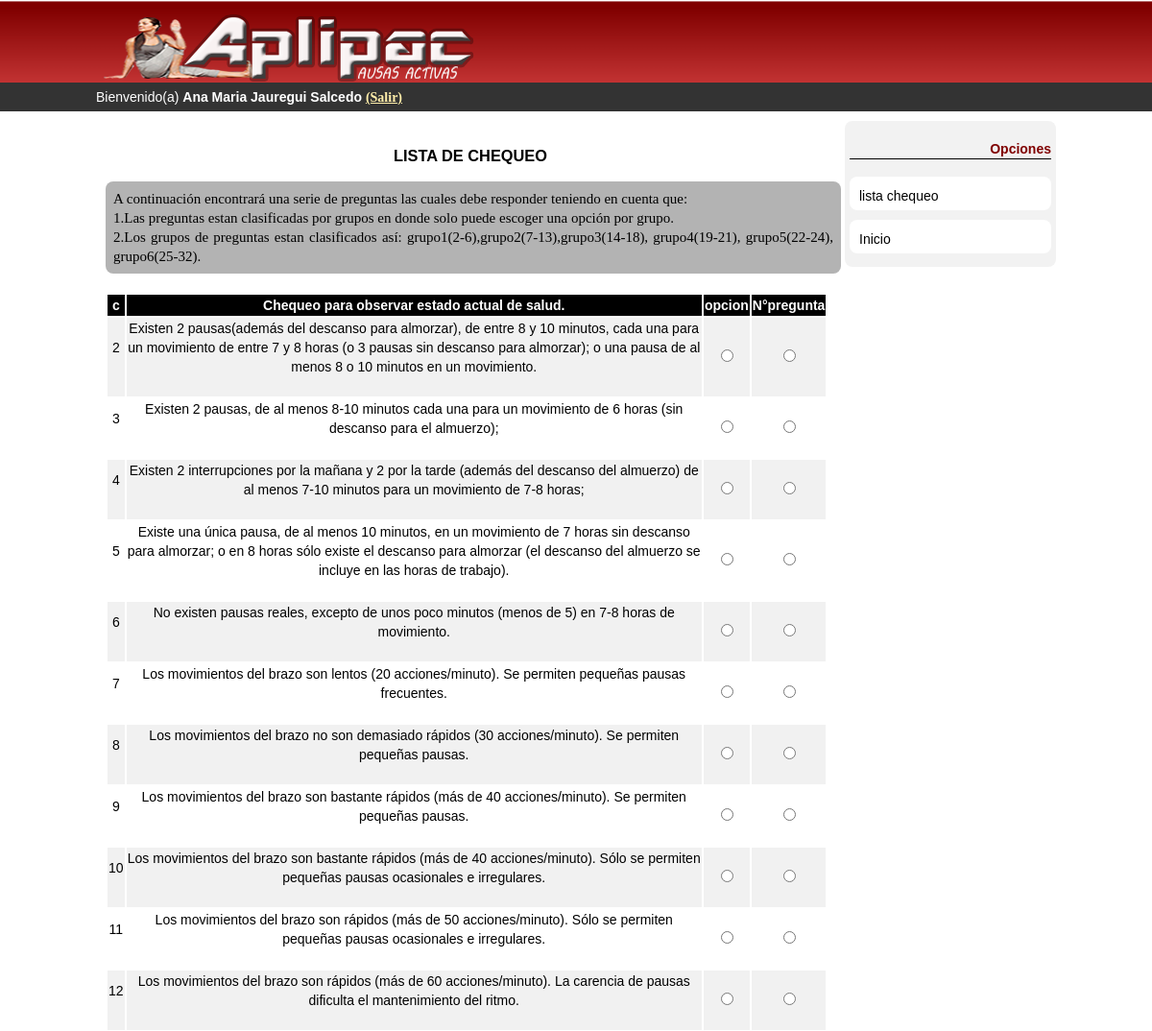
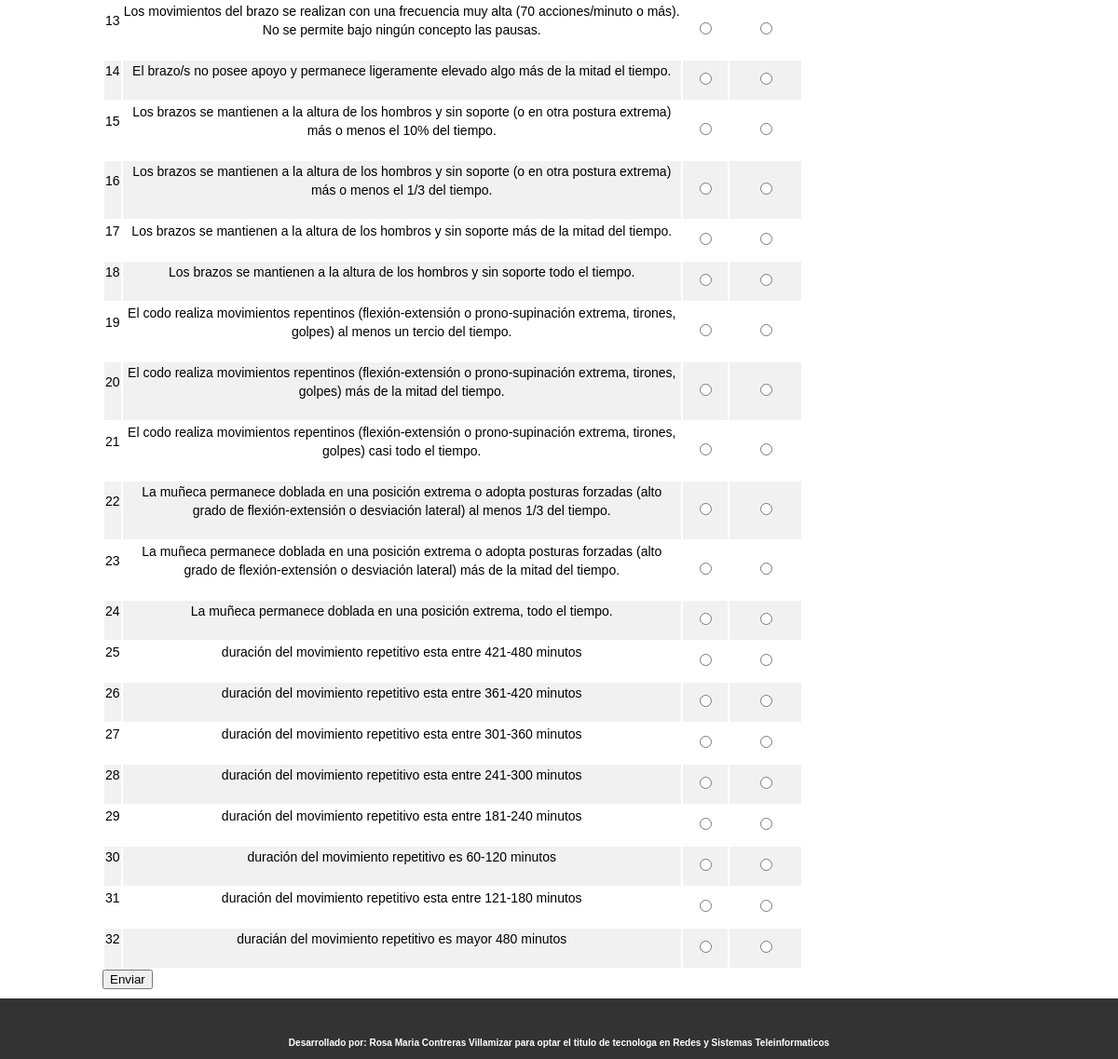
Screenshot of /page.php?op=8 (signed in) with the database file from the repository (2 pictures, top to bottom).
### tables this page shows
CREATE TABLE IF NOT EXISTS `Pac_pregunta` (
  `pre_id` int(11) NOT NULL,
  `pre_nom` varchar(300) NOT NULL,
  `pre_tipo` int(11) NOT NULL,
  `pre_valor` float NOT NULL,
  PRIMARY KEY (`pre_id`)
);

### lib/funciones.php (called while the page is built, shortened)
<?php
function execute_sql($sql){
   global $link;
   return mysql_query($sql, $link);
}
function get_result_array($rs){
  return mysql_fetch_array($rs);
}
?>

### mod/listadechequeo/listadechequeo_formulc.php (the view)
<?php
require_once('lib/config.php');
require_once('lib/funciones.php');
?>
<form method="post" action="page.php?op=9" id="chequeo">
<h1><center>LISTA DE CHEQUEO
    </center>
</h1>
<section id="listaA">A continuación encontrará una serie de preguntas las cuales debe responder
teniendo en cuenta que:
<br>
1.Las preguntas estan clasificadas por grupos en donde solo puede escoger una opción por grupo.
<br>
2.Los grupos de preguntas estan clasificados así: grupo1(2-6),grupo2(7-13),grupo3(14-18), grupo4(19-21), grupo5(22-24), grupo6(25-32).
</section>
<br>
<table>
<thead>
<tr>
<td>c</td>
<td>Chequeo para observar estado actual de salud. </td>
<td>opcion</td>
<td>N°pregunta</td>
</tr>
</thead>
<tbody>
<?php
$registro = "select * from Pac_pregunta";
$result1 = execute_sql($registro);
while($reg = get_result_array($result1))
{
if($reg['pre_tipo']==1){
?>
<tr>
   <td>                                          <?php  echo $reg['pre_id'] ."<br><br>";?>       </td>
   <td>                                          <?php  echo $reg['pre_nom']."<br><br>";?>       </td>
   <td><input type="radio" name="rta1"    value="<?php echo $reg['pre_valor']          ;?>"/>    </td>
   <td><input type="radio" name="pre_id1" value="<?php echo $reg['pre_id']             ;?>"/>    </td>
</tr>
<?php
}
if($reg['pre_tipo']==2){
?>
<tr>
<td>                                            <?php  echo $reg['pre_id']. "<br><br>";?>       </td>
<td>                                            <?php  echo $reg['pre_nom']."<br><br>";?>       </td>
<td><input type="radio" name="rta2"      value="<?php  echo $reg['pre_valor']         ;?>"/>    </td>
<td><input type="radio" name="pre_id2"   value="<?php  echo $reg['pre_id']            ;?>"/>    </td>
</tr>
<?php
}
if($reg['pre_tipo']==3){
?>
<tr>
<td>                                            <?php  echo $reg['pre_id'].  "<br><br>";?>       </td>
<td>                                            <?php  echo $reg['pre_nom']. "<br><br>";?>       </td>
<td><input type="radio" name="rta3"      value="<?php  echo $reg['pre_valor']          ;?>"/>    </td>
<td><input  type="radio" name="pre_id3"  value="<?php  echo $reg['pre_id']             ;?>"/>    </td>
</tr>
<?php
}
if($reg['pre_tipo']==4){
?>
<tr>
<td>                                           <?php  echo $reg['pre_id'].    "<br><br>";?>       </td>
<td>                                           <?php  echo $reg['pre_nom'].   "<br><br>";?>       </td>
<td><input type="radio" name="rta4"     value="<?php  echo $reg['pre_valor']            ;?>"/>    </td>
<td><input  type="radio" name="pre_id4" value="<?php  echo $reg['pre_id']               ;?>"/>    </td>
</tr>
<?php
}
if($reg['pre_tipo']==5){
?>
<tr>
<td>                                          <?php  echo $reg['pre_id'].    "<br><br>";?>       </td>
<td>                                          <?php  echo $reg['pre_nom'].   "<br><br>";?>       </td>
<td><input type="radio" name="rta5"    value="<?php  echo $reg['pre_valor']            ;?>"/>    </td>
<td><input type="radio" name="pre_id5" value="<?php  echo $reg['pre_id']               ;?>"/>    </td>
</tr>
<?php
}
if($reg['pre_tipo']==6){
?>
<tr>
<td>                                          <?php echo $reg['pre_id'].     "<br><br>";?>       </td>
<td>                                          <?php echo $reg['pre_nom'].    "<br><br>";?>       </td>
<td><input type="radio" name="rta6"    value="<?php echo $reg['pre_valor']             ;?>"/>    </td>
<td><input type="radio" name="pre_id6" value="<?php echo $reg['pre_id']                ;?>"/>    </td>
</tr>
<?php
}}
?>
</table>
<input class="lista2" type="submit" value="Enviar"/>
</form>

### page.php (shortened to what this page needs)
<?php
require_once('lib/config.php');
require_once('lib/funciones.php');
$op = @$_GET['op'];
?>
<!DOCTYPE html>
<html lang="es">
<head>
</head>
<body>
<header id="head">
   <div id="conthead">
      <img src="css/img/logo11.png" />
   </div>
</header>
<?php
if(isset($_SESSION['sid'])){
?>
<section id="tool">
  <section id="tool1">
    Bienvenido(a)
    <b><?php echo $_SESSION['uname'];?></b>
    <b><a href="index.php">(Salir)</a></b>
  </section>
</section>
<section id="wrapper">
  <section id="wleft">
<?php require_once('accion.php');?>
  </section>
  <section id="wright">
<?php require_once('mod/menu/menu_principal.php');?>
  </section>
</section>
<?php } else { ?>
<section id="wrapper">
  <h1>Debe Iniciar sesion para utilizar el sistema</h1>
</section>
<?php } ?>
<footer id="footer">
 <h6>Desarrollado por:
 Rosa Maria Contreras Villamizar
para optar el titulo de tecnologa en Redes y Sistemas  Teleinformaticos</h6>
</footer>
</body>
</html>

### accion.php (shortened to what this page needs)
<?php
switch($op){
 case 8:
    include('mod/listadechequeo/listadechequeo_formulc.php');
  break;
}
?>

### mod/menu/menu_principal.php (shortened to what this page needs)
<?php
require_once('lib/config.php');
require_once('lib/funciones.php');
$op=$_SESSION['tusid'];
switch($op){
case 2:
include('mod/menu/menu_usuarios.php');
break;
}
?>

### mod/menu/menu_usuarios.php
<header id="menu1">
      <h4><p>Opciones</p></h4>
<ul>
<li><a href="page.php?op=8">lista chequeo</a></li>
<li><a href="page.php">Inicio</a></li>
</ul>
</header>

### css/estilo.css (style rules this page uses)
body { margin:0; padding:0; font-family:arial; font-size:14px; line-height:20px; }
#head { width:100%; height:86px; background:url('img/pixheader.png') repeat-x; margin:0 auto; }
#conthead { width:1000px; margin:0 auto; height:80px; padding-top:5px; }
#tool { width:100%; height:25px; background:#333333; margin:0 auto; padding-top:5px; }
#tool1 { width:1000px; color:white; margin:0 auto; }
#tool1 a { color:#ffeeaa; font-family:italic; font-style:bold; }
#wrapper { width:1000px; margin:0 auto; padding-top:10px; }
#wleft { width:760px; height:auto; background:white; min-height:400px; padding:10px; float:left; }
#wright { width:210px; min-height:auto; background:#f2f2f2; float:left; padding-left:5px; padding-right:5px; border-radius:8px; text-align:left; }
#listaA { width:750px; min-height:auto; background:#b3b3b3; border-radius:8px; text-align:justify; font-size:15px; padding:8px; font-family:italic; }
table { width:99%; }
table thead { background:#000; color:#fff; text-align:center; padding:5px 0; font-weight:bold; }
table tbody tr { text-align:center; }
table tbody tr:nth-child(odd) { background:#f1f1f1; }
table tbody tr:nth-child(even) { background:#fff; }
#wright p { text-align:right; color:#800000; font-family:arial; font-style:bold; border-bottom:solid 1px black; }
#footer { background:#333333; width:100%; height:50px; clear:both; margin:auto; text-align:center; color:white; font-size:15px; padding-top:1em; }
#menu1 { margin-left:0px; padding:0; }
#menu1 ul { padding:0; }
#menu1 li { list-style:none; }
#menu1 li a { display:block; background:white; color:black; font-family:arial; width:auto; height:25px; margin-bottom:10px; padding-left:10px; padding-top:10px; border-radius:8px; text-decoration:none; }

### rows the page displays
pac_pregunta: pre_id "2", pre_nom "Existen 2 pausas(además del descanso para almorzar), de entre 8 y 10 minutos, cada una para un movimiento de entre 7 y 8 horas (o 3 pausas sin descanso para almorzar); o una pausa de al menos 8 o 10 minutos en un movimiento."
pac_pregunta: pre_id "3", pre_nom "Existen 2 pausas, de al menos 8-10 minutos cada una para un movimiento de 6 horas (sin descanso para el almuerzo);"
pac_pregunta: pre_id "4", pre_nom "Existen 2 interrupciones por la mañana y 2 por la tarde (además del descanso del almuerzo) de al menos 7-10 minutos para un movimiento de 7-8 horas;"
pac_pregunta: pre_id "5", pre_nom "Existe una única pausa, de al menos 10 minutos, en un movimiento de 7 horas sin descanso para almorzar; o en 8 horas sólo existe el descanso para almorzar (el descanso del almuerzo se incluye en las horas de trabajo)."
pac_pregunta: pre_id "6", pre_nom "No existen pausas reales, excepto de unos poco minutos (menos de 5) en 7-8 horas de movimiento."
pac_pregunta: pre_id "7", pre_nom "Los movimientos del brazo son lentos (20 acciones/minuto). Se permiten pequeñas pausas frecuentes."
pac_pregunta: pre_id "8", pre_nom "Los movimientos del brazo no son demasiado rápidos (30 acciones/minuto). Se permiten pequeñas pausas."
pac_pregunta: pre_id "9", pre_nom "Los movimientos del brazo son bastante rápidos (más de 40 acciones/minuto). Se permiten pequeñas pausas."
pac_pregunta: pre_id "10", pre_nom "Los movimientos del brazo son bastante rápidos (más de 40 acciones/minuto). Sólo se permiten pequeñas pausas ocasionales e irregulares."
pac_pregunta: pre_id "11", pre_nom "Los movimientos del brazo son rápidos (más de 50 acciones/minuto). Sólo se permiten pequeñas pausas ocasionales e irregulares."
pac_pregunta: pre_id "12", pre_nom "Los movimientos del brazo son rápidos (más de 60 acciones/minuto). La carencia de pausas dificulta el mantenimiento del ritmo."
pac_pregunta: pre_id "13", pre_nom "Los movimientos del brazo se realizan con una frecuencia muy alta (70 acciones/minuto o más). No se permite bajo ningún concepto las pausas."
pac_pregunta: pre_id "14", pre_nom "El brazo/s no posee apoyo y permanece ligeramente elevado algo más de la mitad el tiempo."
pac_pregunta: pre_id "15", pre_nom "Los brazos se mantienen a la altura de los hombros y sin soporte (o en otra postura extrema) más o menos el 10% del tiempo."
pac_pregunta: pre_id "16", pre_nom "Los brazos se mantienen a la altura de los hombros y sin soporte (o en otra postura extrema) más o menos el 1/3 del tiempo."
pac_pregunta: pre_id "17", pre_nom "Los brazos se mantienen a la altura de los hombros y sin soporte más de la mitad del tiempo."
pac_pregunta: pre_id "18", pre_nom "Los brazos se mantienen a la altura de los hombros y sin soporte todo el tiempo."
pac_pregunta: pre_id "19", pre_nom "El codo realiza movimientos repentinos (flexión-extensión o prono-supinación extrema, tirones, golpes) al menos un tercio del tiempo."
pac_pregunta: pre_id "20", pre_nom "El codo realiza movimientos repentinos (flexión-extensión o prono-supinación extrema, tirones, golpes) más de la mitad del tiempo."
pac_pregunta: pre_id "21", pre_nom "El codo realiza movimientos repentinos (flexión-extensión o prono-supinación extrema, tirones, golpes) casi todo el tiempo."
pac_pregunta: pre_id "22", pre_nom "La muñeca permanece doblada en una posición extrema o adopta posturas forzadas (alto grado de flexión-extensión o desviación lateral) al menos 1/3 del tiempo."
pac_pregunta: pre_id "23", pre_nom "La muñeca permanece doblada en una posición extrema o adopta posturas forzadas (alto grado de flexión-extensión o desviación lateral) más de la mitad del tiempo."
pac_pregunta: pre_id "24", pre_nom "La muñeca permanece doblada en una posición extrema, todo el tiempo."
pac_pregunta: pre_id "25", pre_nom "duración del movimiento repetitivo esta entre 421-480 minutos"
pac_pregunta: pre_id "26", pre_nom "duración del movimiento repetitivo esta entre 361-420 minutos"
pac_pregunta: pre_id "27", pre_nom "duración del movimiento repetitivo esta entre 301-360 minutos"
pac_pregunta: pre_id "28", pre_nom "duración del movimiento repetitivo esta entre 241-300 minutos"
pac_pregunta: pre_id "29", pre_nom "duración del movimiento repetitivo esta entre 181-240 minutos"
pac_pregunta: pre_id "30", pre_nom "duración del movimiento repetitivo es 60-120 minutos"
pac_pregunta: pre_id "31", pre_nom "duración del movimiento repetitivo esta entre 121-180 minutos"
pac_pregunta: pre_id "32", pre_nom "duracián del movimiento repetitivo es mayor 480 minutos"

### other values shown
$_SESSION['uname'] "Ana Maria Jauregui Salcedo"
